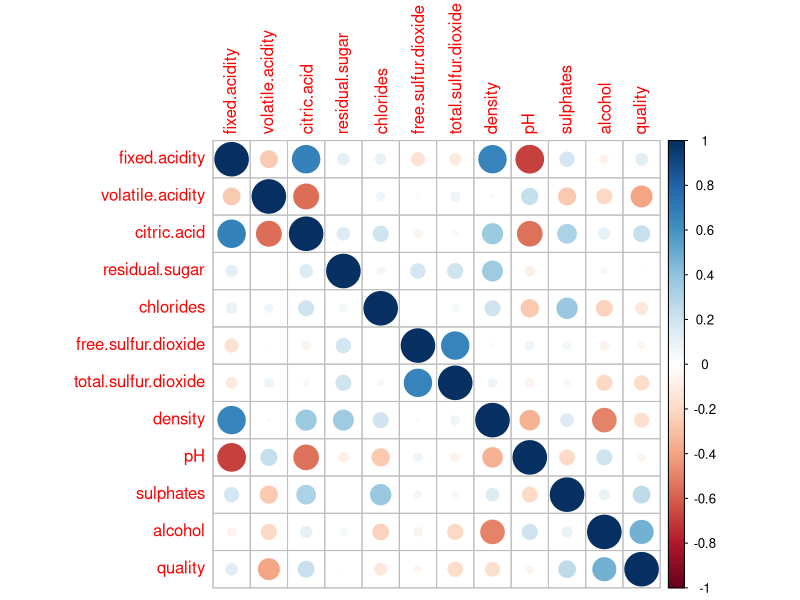

The R source for this figure:
library("matrixStats")
library("corrplot")
data = read.csv("red-wine.csv")
##lets take a look
head(data)
corrplot(cor(data))
## all correlation coefficients are well below limits


